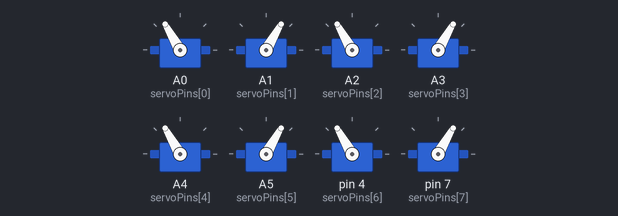
Simulated run of this sketch. Board: Arduino Uno, built with avr-gcc and run on an emulated ATmega328P. Shown: 8 × servo.

Above: at 1.05 s.
At 1.65 s:
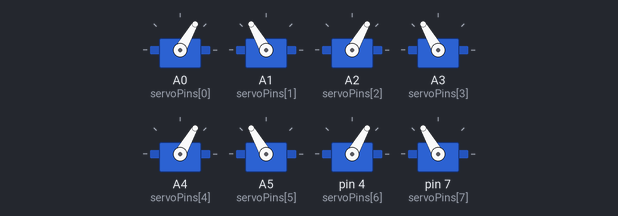
At 2.2 s:
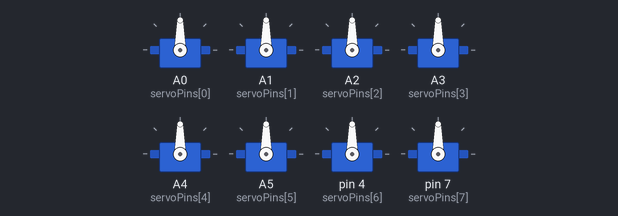
Timing chart, 0 to 4.0 s (numbered marks = the images above):
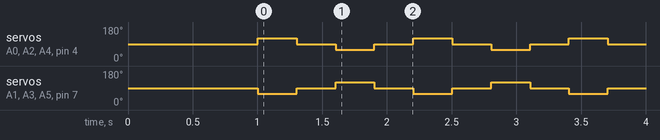

The sketch:

CODE_TEST_SERVO.ino
```cpp
#include <Servo.h>

#define NUM_LEGS 8
Servo servos[NUM_LEGS];  // Mảng chứa các servo

// Chân kết nối servo với Arduino (A0 - A7)
const int servoPins[NUM_LEGS] = {A0, A1, A2, A3, A4, A5, 4, 7};

// Góc trung bình của các chân
int neutralPos[NUM_LEGS] = {90, 90, 90, 90, 90, 90, 90, 90};

// Chuyển động của từng chân
int stepPattern[4][NUM_LEGS] = {
    {120,  60, 120, 60, 120, 60, 120, 60},  // Bước 1
    {90,  90, 90,  90, 90,  90, 90,  90},  // Về giữa
    {60, 120, 60, 120, 60, 120, 60, 120},  // Bước 2
    {90,  90, 90,  90, 90,  90, 90,  90}   // Về giữa
};

void setup() {
    for (int i = 0; i < NUM_LEGS; i++) {
        servos[i].attach(servoPins[i]);
        servos[i].write(neutralPos[i]); // Đặt về vị trí ban đầu
    }
    delay(1000);
}

void loop() {
    for (int step = 0; step < 4; step++) {
        for (int i = 0; i < NUM_LEGS; i++) {
            servos[i].write(stepPattern[step][i]); // Di chuyển servo theo bước
        }
        delay(300); // Tốc độ di chuyển (điều chỉnh theo yêu cầu)
    }
}
```

Measured:
- by itself, servo on A0 (servoPins[0]), servo on A2 (servoPins[2]), servo on A4 (servoPins[4]), servo on pin 4 (servoPins[6]): repeats every 1.2 s: 90° 0.30 s, 60° 0.30 s, 90° 0.30 s, 120° 0.30 s
- by itself, servo on A1 (servoPins[1]), servo on A3 (servoPins[3]), servo on A5 (servoPins[5]), servo on pin 7 (servoPins[7]): repeats every 1.2 s: 90° 0.30 s, 120° 0.30 s, 90° 0.30 s, 60° 0.30 s
